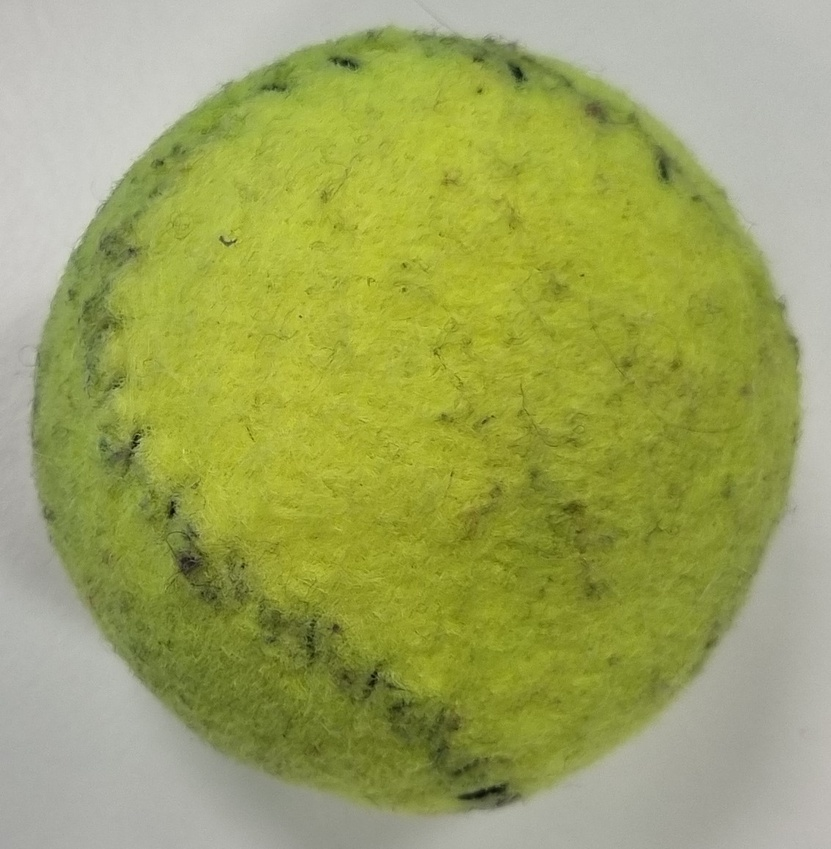
#> input picture Testing/Mid.jpg, 831 x 849 px, shrunk from 1133 x 1158 before the run, given in place of the camera
$ python video_blob.py
#> lines starting #> are read from the running program, lines starting #| are printed output that depends on the picture; after the words box and inside, x2 and y2 are one past the last pixel; in counts of white or black regions, pixels touching at a corner belong together
import cv2
import numpy as np;

# Just dummy function for callbacks from trackbar
def nothing(x):
    pass

# Create a trackbar window to adjust the HSV values
# They are preconfigured for a yellow object
cv2.namedWindow("Tracking")
cv2.createTrackbar("LH", "Tracking", 20,255, nothing)
cv2.createTrackbar("LS", "Tracking", 120, 255, nothing)
cv2.createTrackbar("LV", "Tracking", 120, 255, nothing)
cv2.createTrackbar("UH", "Tracking", 49, 255, nothing)
cv2.createTrackbar("US", "Tracking", 255, 255, nothing)
cv2.createTrackbar("UV", "Tracking", 255, 255, nothing)

# Read test image
video = cv2.VideoCapture(0)

while True:
    # Convert to HSV colour space
    check,frame = video.read()
#> frame is the input picture: shape (849, 831, 3); mean B, G, R 94.5, 163.8, 156.9
    hsv = cv2.cvtColor(frame, cv2.COLOR_BGR2HSV)
#> hsv: shape (849, 831, 3); mean H, S, V 33.7, 113.1, 163.9

    # Read the trackbar values
    lh = cv2.getTrackbarPos("LH", "Tracking")
    ls = cv2.getTrackbarPos("LS", "Tracking")
    lv = cv2.getTrackbarPos("LV", "Tracking")
    uh = cv2.getTrackbarPos("UH", "Tracking")
    us = cv2.getTrackbarPos("US", "Tracking")
    uv = cv2.getTrackbarPos("UV", "Tracking")

    # Create arrays to hold the minimum and maximum HSV values
    hsvMin = np.array([lh, ls, lv])
    hsvMax = np.array([uh, us, uv])

    # Apply HSV thresholds
    mask = cv2.inRange(hsv, hsvMin, hsvMax)
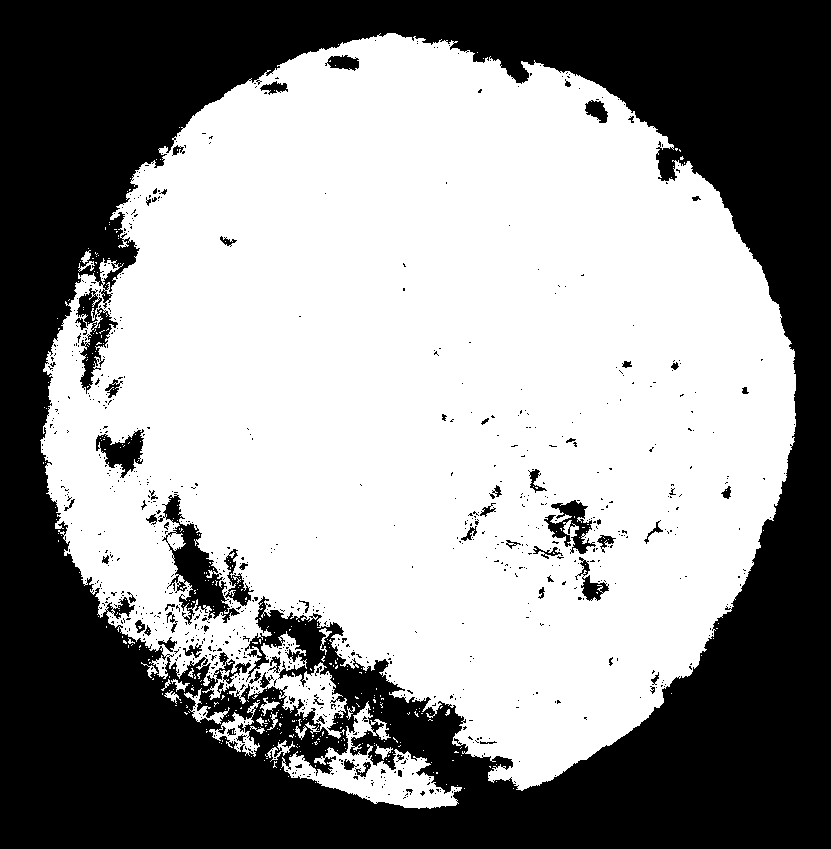
#> mask: shape (849, 831); 56.9% white; 886 black regions (817 under 20 px), largest, box (x1, y1, x2, y2) and area: (0, 0, 831, 849) 289232, (158, 494, 240, 625) 3308, (75, 288, 118, 394) 1575

    # Uncomment the lines below to see the effect of erode and dilate
    #mask = cv2.erode(mask, None, iterations=3)
    #mask = cv2.dilate(mask, None, iterations=3)

    # The output of the inRange() function is black and white
    # so we use it as a mask which we AND with the orignal image
    res = cv2.bitwise_and(frame, frame, mask=mask)
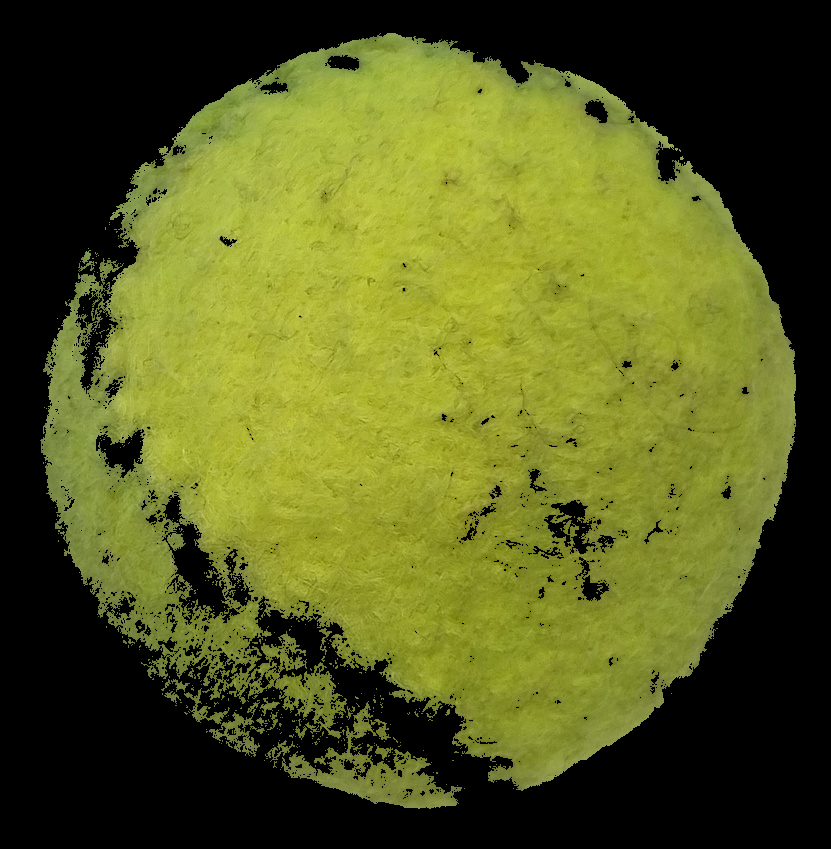
#> res: shape (849, 831, 3); mean B, G, R 30.1, 91, 85.5

    # Show the result
    cv2.imshow("Result view", res)

    # Wait for the escape key to be pressed
    key = cv2.waitKey(1)
#> (key Esc is pressed here)
    if key == 27:
        break

cv2.destroyAllWindows()
